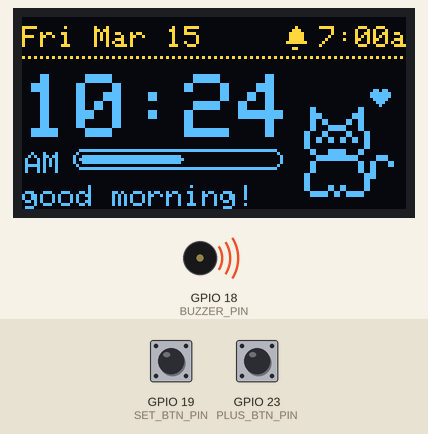
The sketch below on a simulated ESP32. Shown: 128×64 one-colour display, buzzer (waves = sounding, pin HIGH). Inputs (shaded band) come from the test bench; at power-on: GPIO 19 (SET_BTN_PIN) HIGH, GPIO 23 (PLUS_BTN_PIN) HIGH. The OLED is the two-colour kind (top 16 rows yellow); WiFi joins after 1.5 s; servers stay silent unless stated; the local clock reads 2024-03-15 10:24:30 at power-on unless the sketch sets it; EEPROM starts erased; not simulated (calls return 0 or success): secrets.h; what the sketch prints to the serial monitor is not drawn.

Above: at 2.8 s.
2.9 s: GPIO 19 (SET_BTN_PIN) pulled LOW for 0.15 s
At 3.14 s:
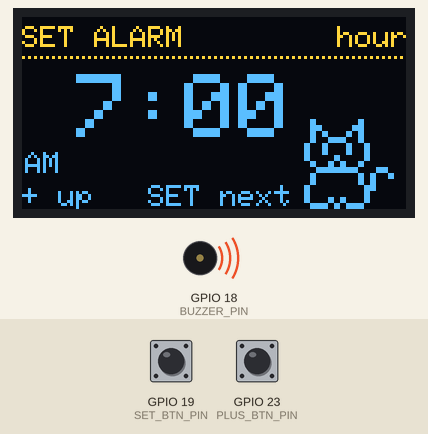
3.6 s: GPIO 23 (PLUS_BTN_PIN) pulled LOW for 1 s
At 4.72 s:
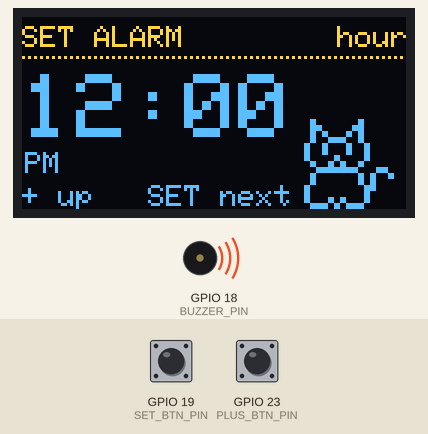
5.2 s: GPIO 19 (SET_BTN_PIN) pulled LOW for 1 s
At 6.22 s:
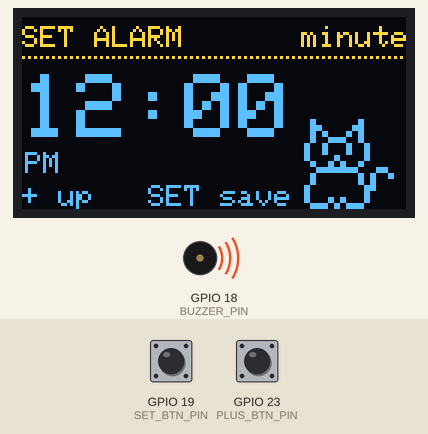
6.8 s: GPIO 19 (SET_BTN_PIN) pulled LOW for 0.15 s
At 7.13 s:
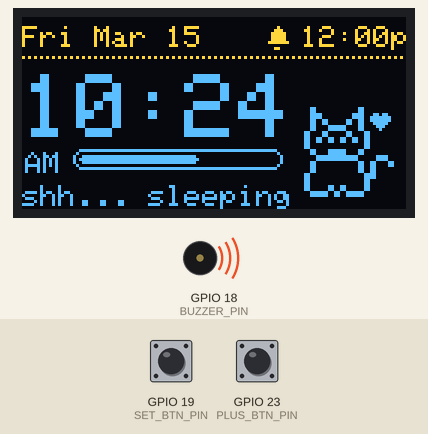
7.5 s: GPIO 23 (PLUS_BTN_PIN) pulled LOW for 0.15 s
At 7.92 s:
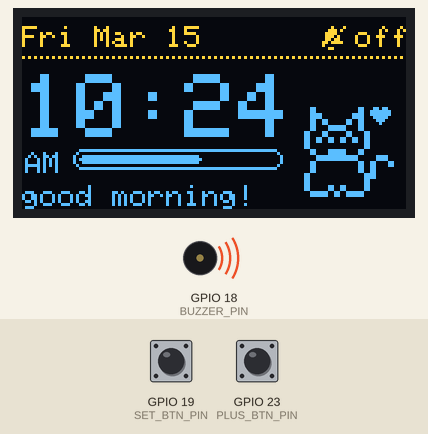
8.2 s: GPIO 23 (PLUS_BTN_PIN) pulled LOW for 0.15 s
At 9.34 s:
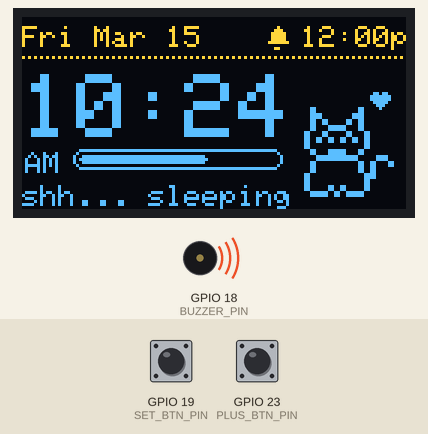
Timing chart, 0 to 11.2 s (numbered marks = the images above; inputs shaded):
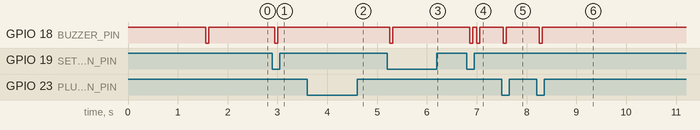

The sketch:

esp_alarm_clock.ino
```cpp
#include <WiFi.h>
#include <time.h>
#include <Wire.h>
#include <Adafruit_GFX.h>
#include <Adafruit_SSD1306.h>
#include <Preferences.h>

#include "secrets.h"
#include "sprites.h"  // Mochi the cat + icons (edit the pixel art there!)
const char* TIMEZONE  = "PST8PDT,M3.2.0,M11.1.0";

#define BUZZER_ACTIVE_LOW true

#define SDA_PIN      21
#define SCL_PIN      22
#define SET_BTN_PIN  19
#define PLUS_BTN_PIN 23
#define BUZZER_PIN   18

#define REPEAT_DELAY_MS  500
#define REPEAT_RATE_MS   120
#define SNOOZE_MINUTES   5
#define RING_TIMEOUT_MIN 3

// Pet settings
#define PET_X          94   // left edge of the cat (cat is 32x32 px)
#define BEDTIME_HOUR   22   // cat falls asleep at 10 PM...
#define WAKE_HOUR_OFF  7    // ...and wakes at your alarm (or 7 AM if the alarm is off)
#define HAPPY_MS       1500 // how long the cat celebrates after a button press

enum Mode { CLOCK, SET_HOUR, SET_MIN, RINGING };
enum ButtonEvent { NONE, PRESS, REPEAT };
enum PetMood { PET_IDLE, PET_ALERT, PET_SLEEP, PET_HAPPY, PET_PANIC, PET_CONFUSED };

struct Button {
  uint8_t pin;
  bool lastReading;
  bool stable;
  unsigned long lastChange;
  unsigned long pressStart;
  unsigned long lastRepeat;
};

Adafruit_SSD1306 display(128, 64, &Wire, -1);
Preferences prefs;

Button setBtn  = { SET_BTN_PIN,  HIGH, HIGH, 0, 0, 0 };
Button plusBtn = { PLUS_BTN_PIN, HIGH, HIGH, 0, 0, 0 };

Mode mode = CLOCK;
int  alarmHour = 7, alarmMin = 0;
bool alarmOn = true;
int  editHour = 7, editMin = 0;
time_t snoozeUntil = 0;
time_t ringStarted = 0;
int  lastTriggered = -1;
bool buzzing = false;
unsigned long happyStart = 0;
bool happyArmed = false;

void buzzerOn()  { digitalWrite(BUZZER_PIN, BUZZER_ACTIVE_LOW ? LOW : HIGH); }
void buzzerOff() { digitalWrite(BUZZER_PIN, BUZZER_ACTIVE_LOW ? HIGH : LOW); }
void chirp() { buzzerOn(); delay(60); buzzerOff(); }
void cheer() { happyStart = millis(); happyArmed = true; }  // makes the cat celebrate
bool isHappy() {
  if (happyArmed && millis() - happyStart < HAPPY_MS) return true;
  happyArmed = false;
  return false;
}

void updateBuzzer() {
  bool shouldBuzz = false;
  if (mode == RINGING) {
    unsigned long t = millis() % 1000;
    shouldBuzz = (t < 600) && (t % 200 < 100);
  }
  if (shouldBuzz != buzzing) {
    buzzing = shouldBuzz;
    if (buzzing) buzzerOn(); else buzzerOff();
  }
}

ButtonEvent readButton(Button& b) {
  bool reading = digitalRead(b.pin);
  unsigned long now = millis();

  if (reading != b.lastReading) { b.lastChange = now; b.lastReading = reading; }
  if (now - b.lastChange > 30 && reading != b.stable) {
    b.stable = reading;
    if (b.stable == LOW) {
      b.pressStart = now;
      b.lastRepeat = now;
      return PRESS;
    }
  }
  if (b.stable == LOW && now - b.pressStart >= REPEAT_DELAY_MS && now - b.lastRepeat >= REPEAT_RATE_MS) {
    b.lastRepeat = now;
    return REPEAT;
  }
  return NONE;
}

void saveAlarm() {
  prefs.putInt("h", alarmHour);
  prefs.putInt("m", alarmMin);
  prefs.putBool("on", alarmOn);
}
void startRinging() { mode = RINGING; ringStarted = time(nullptr); }
void stopRinging()  { mode = CLOCK; buzzing = false; buzzerOff(); }

int to12(int h) { h %= 12; return h == 0 ? 12 : h; }
const char* ampm(int h) { return h < 12 ? "AM" : "PM"; }

void showMessage(const char* line1, const char* line2) {
  display.clearDisplay();
  display.setTextSize(1);
  display.setCursor(0, 20); display.println(line1);
  display.setCursor(0, 34); display.println(line2);
  display.display();
}

// ---------------------------------------------------------------- drawing --

// Text in the built-in font is 6 px per character (at size 1).
void printRight(const char* s, int y) {
  display.setCursor(128 - (int)strlen(s) * 6 + 1, y);
  display.print(s);
}

void drawDottedLine(int y) {
  for (int x = 0; x < 128; x += 2) display.drawPixel(x, y, SSD1306_WHITE);
}

void drawBigTime(int h, int m, bool hideHour, bool hideMin, int y) {
  char hs[3], ms[3];
  if (hideHour) strcpy(hs, "  "); else sprintf(hs, "%2d", to12(h));
  if (hideMin)  strcpy(ms, "  "); else sprintf(ms, "%02d", m);
  display.setTextSize(3);
  display.setCursor(0, y);
  display.printf("%s:%s", hs, ms);
  display.setTextSize(1);
  display.setCursor(1, y + 26);
  display.print(ampm(h));
}

// Is it the cat's bedtime? Sleeps from BEDTIME_HOUR until your alarm.
bool isPetBedtime(struct tm& now) {
  int n    = now.tm_hour * 60 + now.tm_min;
  int bed  = BEDTIME_HOUR * 60;
  int wake = alarmOn ? alarmHour * 60 + alarmMin : WAKE_HOUR_OFF * 60;
  if (bed == wake) return false;
  return bed < wake ? (n >= bed && n < wake) : (n >= bed || n < wake);
}

// Draws Mochi standing on the line y = groundY.
void drawPet(PetMood mood, int x, int groundY) {
  unsigned long ms = millis();
  int y = groundY - 32;
  const int faceX = 2 * 2, faceY = 5 * 2;  // where the face goes on the cat

  switch (mood) {
    case PET_SLEEP: {
      DRAW_SPRITE(display, CAT_SLEEP, x, y, 2);
      // three little z's floating up from the cat's head
      display.setTextSize(1);
      for (int i = 0; i < 3; i++) {
        int p = (ms + i * 800) % 2400;          // 0..2399
        display.setCursor(x + 12 + p / 150, y + 4 - p / 120);
        display.print('z');
      }
      break;
    }
    case PET_PANIC: {
      int hop   = (ms / 150) % 2 ? 5 : 0;
      int shake = (ms / 75) % 2 ? 1 : -1;
      DRAW_SPRITE(display, CAT_PANIC, x + shake, y - hop, 2);
      DRAW_SPRITE(display, FACE_SHOCK, x + shake + faceX, y - hop + faceY, 2);
      break;
    }
    case PET_HAPPY: {
      int hop = (ms / 180) % 2 ? 4 : 0;
      DRAW_SPRITE(display, CAT_SIT_A, x, y - hop, 2);
      DRAW_SPRITE(display, FACE_HAPPY, x + faceX, y - hop + faceY, 2);
      int rise = (HAPPY_MS - (ms - happyStart)) / 150;  // heart floats up
      DRAW_SPRITE(display, ICON_HEART, x + 22, y - 10 + rise, 1);
      break;
    }
    case PET_CONFUSED: {
      DRAW_SPRITE(display, CAT_SIT_A, x, y, 2);
      DRAW_SPRITE(display, FACE_CONFUSED, x + faceX, y + faceY, 2);
      display.setTextSize(2);
      display.setCursor(x + 22, y - 6 - ((ms / 500) % 2));
      display.print('?');
      display.setTextSize(1);
      break;
    }
    default: {  // PET_IDLE and PET_ALERT: sit, swish tail, blink sometimes
      int tailSpeed = (mood == PET_ALERT) ? 250 : 700;
      bool tailB = (ms / tailSpeed) % 2;
      unsigned long b = ms % 5000;
      bool blinking = (b < 140) || (mood == PET_IDLE && b > 300 && b < 440);  // double blink
      DRAW_SPRITE(display, tailB ? CAT_SIT_B : CAT_SIT_A, x, y, 2);
      DRAW_SPRITE(display, blinking ? FACE_BLINK : FACE_OPEN, x + faceX, y + faceY, 2);
      break;
    }
  }
}

const char* greeting(struct tm& now, bool sleeping) {
  if (snoozeUntil)   return "just 5 more min";
  if (sleeping)      return "shh... sleeping";
  if (now.tm_hour < 5)  return "it's so late!";
  if (now.tm_hour < 12) return "good morning!";
  if (now.tm_hour < 17) return "good afternoon!";
  return "good evening!";
}

void drawScreen(struct tm& now, bool haveTime) {
  bool blink = (millis() / 400) % 2;
  bool happy = isHappy();
  char buf[24];
  display.clearDisplay();
  display.invertDisplay(false);
  display.setTextColor(SSD1306_WHITE);
  display.setTextWrap(false);
  display.setTextSize(1);

  if (mode == CLOCK) {
    // --- top bar: date on the left, alarm status on the right ---
    if (haveTime) {
      strftime(buf, sizeof(buf), "%a %b %d", &now);
      display.setCursor(0, 3); display.print(buf);
    }
    if (snoozeUntil) {
      long left = snoozeUntil - time(nullptr);
      if (left < 0) left = 0;
      sprintf(buf, "%ld:%02ld", left / 60, left % 60);
      DRAW_SPRITE(display, ICON_ZZ, 128 - strlen(buf) * 6 - 10, 3, 1);
    } else if (alarmOn) {
      sprintf(buf, "%d:%02d%c", to12(alarmHour), alarmMin, alarmHour < 12 ? 'a' : 'p');
      DRAW_SPRITE(display, ICON_BELL, 128 - strlen(buf) * 6 - 10, 3, 1);
    } else {
      strcpy(buf, "off");
      DRAW_SPRITE(display, ICON_BELL_OFF, 128 - strlen(buf) * 6 - 10, 3, 1);
    }
    printRight(buf, 3);
    drawDottedLine(13);

    // --- middle: the time, or what's wrong ---
    PetMood mood;
    if (!haveTime) {
      display.setCursor(0, 24);
      display.print(WiFi.status() == WL_CONNECTED ? "Getting time..." : "No WiFi :(");
      display.setCursor(0, 36);
      display.print(WiFi.status() == WL_CONNECTED ? "hang on!" : "no time yet");
      mood = PET_CONFUSED;
    } else {
      bool sleeping = snoozeUntil || isPetBedtime(now);
      drawBigTime(now.tm_hour, now.tm_min, false, false, 19);
      // seconds bar next to AM/PM
      display.drawRoundRect(17, 44, 70, 7, 3, SSD1306_WHITE);
      int fill = (now.tm_sec * 66) / 59;
      if (fill > 0) display.fillRoundRect(19, 46, fill, 3, 1, SSD1306_WHITE);
      display.setCursor(0, 56);
      display.print(greeting(now, sleeping));
      mood = sleeping ? PET_SLEEP : PET_IDLE;
    }
    if (happy) mood = PET_HAPPY;
    drawPet(mood, PET_X, 64);
  }
  else if (mode == SET_HOUR || mode == SET_MIN) {
    display.setCursor(0, 3); display.print("SET ALARM");
    printRight(mode == SET_HOUR ? "hour" : "minute", 3);
    drawDottedLine(13);
    drawBigTime(editHour, editMin, mode == SET_HOUR && !blink, mode == SET_MIN && !blink, 19);
    display.setCursor(0, 56);
    display.print(mode == SET_HOUR ? "+ up   SET next" : "+ up   SET save");
    drawPet(PET_ALERT, PET_X, 64);
  }
  else if (mode == RINGING) {
    display.invertDisplay(blink);
    display.setTextSize(2);
    display.setCursor(0, 0); display.print("WAKE UP!");
    int wiggle = (millis() / 90) % 2 ? 2 : -2;
    DRAW_SPRITE(display, ICON_BELL, 106 + wiggle, 0, 2);
    if (haveTime) drawBigTime(now.tm_hour, now.tm_min, false, false, 20);
    display.setTextSize(1);
    display.setCursor(0, 56); display.print("SET stop   + snooze");
    drawPet(PET_PANIC, PET_X, 54);
  }
  display.display();
}

// ------------------------------------------------------------------ setup --

void setup() {
  Serial.begin(115200);
  pinMode(SET_BTN_PIN, INPUT_PULLUP);
  pinMode(PLUS_BTN_PIN, INPUT_PULLUP);
  pinMode(BUZZER_PIN, OUTPUT);
  buzzerOff();

  Wire.begin(SDA_PIN, SCL_PIN);
  if (!display.begin(SSD1306_SWITCHCAPVCC, 0x3C)) Serial.println("OLED not found!");
  display.setTextColor(SSD1306_WHITE);

  prefs.begin("alarm", false);
  alarmHour = prefs.getInt("h", 7);
  alarmMin  = prefs.getInt("m", 0);
  alarmOn   = prefs.getBool("on", true);

  showMessage("Connecting to WiFi:", WIFI_SSID);
  WiFi.begin(WIFI_SSID, WIFI_PASS);
  unsigned long start = millis();
  while (WiFi.status() != WL_CONNECTED && millis() - start < 15000) delay(250);

  if (WiFi.status() == WL_CONNECTED) {
    Serial.println("WiFi connected");
    configTzTime(TIMEZONE, "pool.ntp.org", "time.nist.gov");
  } else {
    Serial.println("WiFi failed");
    showMessage("WiFi failed!", "Check name/password");
    delay(3000);
  }
  chirp();
  cheer();  // Mochi says hi
}

void loop() {
  ButtonEvent setEv  = readButton(setBtn);
  ButtonEvent plusEv = readButton(plusBtn);
  bool plusPressed = (plusEv == PRESS || plusEv == REPEAT);

  struct tm now;
  bool haveTime = getLocalTime(&now, 0);

  switch (mode) {
    case CLOCK:
      if (setEv == PRESS) {
        editHour = alarmHour; editMin = alarmMin; mode = SET_HOUR; chirp();
      } else if (plusEv == PRESS) {
        alarmOn = !alarmOn; snoozeUntil = 0; saveAlarm(); chirp(); cheer();
      }
      break;

    case SET_HOUR:
      if (setEv == PRESS) { mode = SET_MIN; chirp(); }
      else if (plusPressed) editHour = (editHour + 1) % 24;
      break;

    case SET_MIN:
      if (setEv == PRESS) {
        alarmHour = editHour; alarmMin = editMin; alarmOn = true; snoozeUntil = 0;
        saveAlarm(); mode = CLOCK;
        chirp(); delay(80); chirp(); cheer();
      }
      else if (plusPressed) editMin = (editMin + 1) % 60;
      break;

    case RINGING:
      if (setEv == PRESS) {
        snoozeUntil = 0; stopRinging(); cheer();
      } else if (plusEv == PRESS) {
        snoozeUntil = time(nullptr) + SNOOZE_MINUTES * 60; stopRinging(); cheer();
      } else if (time(nullptr) - ringStarted > RING_TIMEOUT_MIN * 60) {
        snoozeUntil = 0; stopRinging();
      }
      break;
  }

  if (mode == CLOCK && haveTime) {
    int stamp = now.tm_yday * 1440 + now.tm_hour * 60 + now.tm_min;
    if (alarmOn && now.tm_hour == alarmHour && now.tm_min == alarmMin && stamp != lastTriggered) {
      lastTriggered = stamp;
      snoozeUntil = 0;
      startRinging();
    } else if (snoozeUntil && time(nullptr) >= snoozeUntil) {
      snoozeUntil = 0;
      startRinging();
    }
  }

  updateBuzzer();

  static unsigned long lastDraw = 0;
  if (millis() - lastDraw >= 100) {
    lastDraw = millis();
    drawScreen(now, haveTime);
  }
}
```

sprites.h
```cpp
// sprites.h — pixel art for the alarm clock pet ("Mochi" the cat)
//
// Each sprite is drawn from text: '#' is a lit pixel, anything else is
// see-through. Edit the pictures right here and re-upload to change the art.
// Sprites are drawn at 2x (each '#' becomes a 2x2 block) for chunky pixels.

#pragma once
#include <Adafruit_GFX.h>

// ---------- Mochi sitting (16x16). Face is drawn separately on top. ----------
const char* const CAT_SIT_A[] = {
  "................",
  ".#.......#......",
  ".##.....##......",
  ".#.#...#.#......",
  ".#..###..#......",
  "#.........#.....",
  "#.........#.....",
  "#.........#.....",
  ".#.......#......",
  "..#######...##..",
  ".#.......#.#..#.",
  ".#.......#.#....",
  "#.........##....",
  "#.........#.....",
  "#...#.#...#.....",
  ".###.#.###......",
};

// Same cat, tail swished the other way.
const char* const CAT_SIT_B[] = {
  "................",
  ".#.......#......",
  ".##.....##......",
  ".#.#...#.#......",
  ".#..###..#......",
  "#.........#.....",
  "#.........#.....",
  "#.........#.....",
  ".#.......#......",
  "..#######.......",
  ".#.......#......",
  ".#.......#......",
  "#.........#.....",
  "#.........#..##.",
  "#...#.#...#.#..#",
  ".###.#.###.##...",
};

// Arms up! Used while the alarm is ringing.
const char* const CAT_PANIC[] = {
  "................",
  ".#.......#......",
  ".##.....##......",
  ".#.#...#.#......",
  ".#..###..#......",
  "#.........#.....",
  "#.........#.....",
  "#.........#.....",
  ".#.......#......",
  "#.#######.#.....",
  "##.......##..##.",
  ".#.......#..#..#",
  ".#.......#..#...",
  ".#.......#...#..",
  ".#..#.#..#####..",
  "..###.###.......",
};

// Curled-up sleeping loaf (eyes already closed).
const char* const CAT_SLEEP[] = {
  "................",
  "................",
  "................",
  "................",
  "................",
  "................",
  "................",
  ".#.......#......",
  ".##.....##......",
  ".#.#...#.#......",
  ".#..###..####...",
  "#.........#..##.",
  "#.##...##.#....#",
  "#.........#....#",
  ".#..#.#..#.....#",
  "..#######.######",
};

// ---------- Faces (7x4), drawn on the cat at column 2, row 5 ----------
const char* const FACE_OPEN[] = {   // normal
  ".#...#.",
  ".#...#.",
  "...#...",
  "..#.#..",
};
const char* const FACE_BLINK[] = {  // eyes closed
  ".......",
  "##...##",
  "...#...",
  "..#.#..",
};
const char* const FACE_HAPPY[] = {  // ^ ^
  ".#...#.",
  "#.#.#.#",
  ".......",
  "..###..",
};
const char* const FACE_SHOCK[] = {  // O O + open mouth
  "##...##",
  "##...##",
  "...#...",
  "..#.#..",
};
const char* const FACE_CONFUSED[] = { // no WiFi :(
  ".#...#.",
  ".#...#.",
  ".......",
  "..###..",
};

// ---------- Small icons (drawn at 1x) ----------
const char* const ICON_BELL[] = {
  "...#....",
  "..###...",
  ".#####..",
  ".#####..",
  ".#####..",
  "#######.",
  "........",
  "..##....",
};
const char* const ICON_BELL_OFF[] = {
  "...#...#",
  "..###.#.",
  ".####...",
  ".###.#..",
  ".##.##..",
  "##.####.",
  "#.......",
  "..##....",
};
const char* const ICON_ZZ[] = {
  "####....",
  "..#.....",
  ".#......",
  "####....",
  "....###.",
  ".....#..",
  "....#...",
  "....###.",
};
const char* const ICON_HEART[] = {
  ".##.##.",
  "#######",
  "#######",
  ".#####.",
  "..###..",
  "...#...",
};

#define SPRITE_ROWS(s) (sizeof(s) / sizeof((s)[0]))

// Draws a text sprite with its top-left corner at (x, y).
void drawSprite(Adafruit_GFX& gfx, const char* const* rows, int rowCount,
                int x, int y, int scale = 1, uint16_t color = 1) {
  for (int r = 0; r < rowCount; r++) {
    for (int c = 0; rows[r][c] != '\0'; c++) {
      if (rows[r][c] == '#') gfx.fillRect(x + c * scale, y + r * scale, scale, scale, color);
    }
  }
}
#define DRAW_SPRITE(gfx, s, x, y, scale) drawSprite(gfx, s, SPRITE_ROWS(s), x, y, scale)
```

Measured:
- after the input at 2.9 s, GPIO 18 (BUZZER_PIN): HIGH → LOW after 0.05 s, → HIGH 0.06 s later; the display: changes after 0.15 s (image 1)
- after the input at 5.2 s, GPIO 18 (BUZZER_PIN): HIGH → LOW after 0.05 s, → HIGH 0.06 s later; the display: first differs from a run without the input after 0.15 s (image 3 shows a later state)
- after the input at 6.8 s, GPIO 18 (BUZZER_PIN): alternates HIGH for 0.08 s and LOW for 0.06 s, 4 changes in all, then stays HIGH, starting after 0.06 s; the display: first differs from a run without the input after 0.28 s (image 4)
- after the input at 7.5 s, GPIO 18 (BUZZER_PIN): HIGH → LOW at once, → HIGH 0.06 s later; the display: first changes after 0.12 s (image 5 shows a later state)
- after the input at 8.2 s, GPIO 18 (BUZZER_PIN): HIGH → LOW after 0.06 s, → HIGH 0.06 s later; the display: first changes after 0.14 s (image 6 shows a later state)
